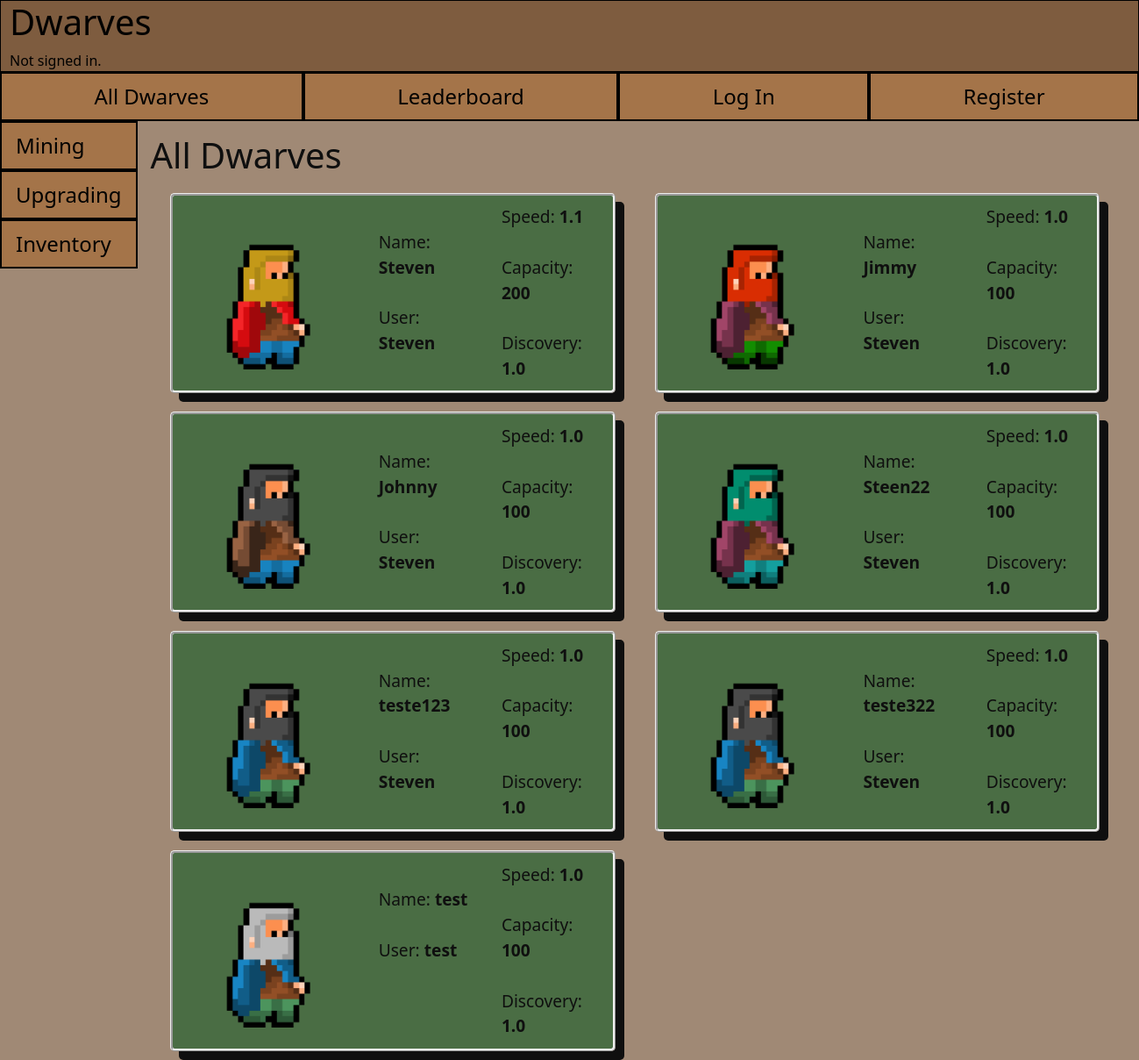
Before: / with the older database file.
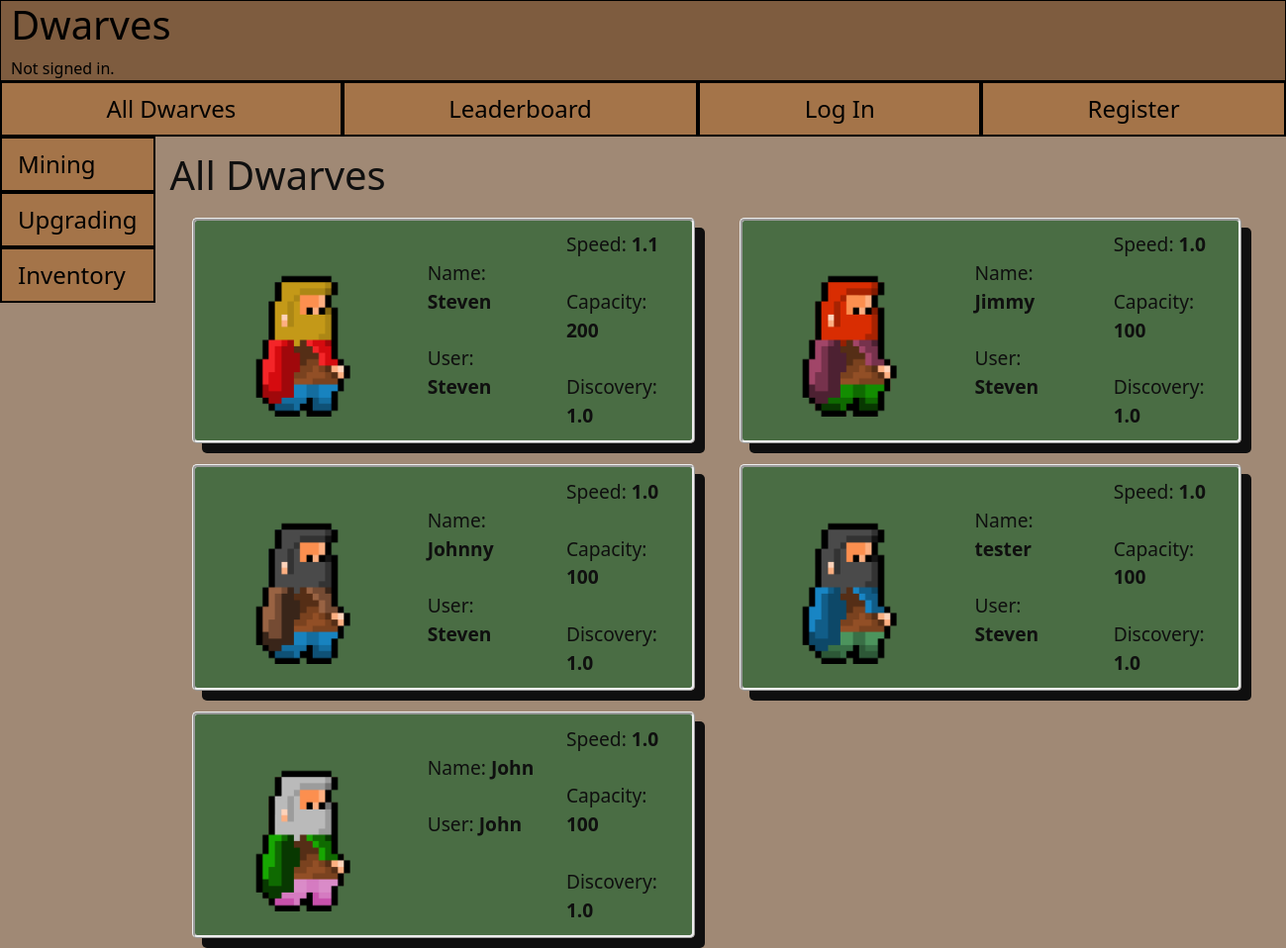
After: the same page with the newer database file.
### dwarves/models.py (models this page shows, shortened)
class Dwarf(models.Model):
    name = models.CharField(max_length=64)
    user = ForeignKey(User, related_name="user_dwarfs", on_delete=CASCADE)
    portrait = models.CharField(max_length=64,default="portrait1.png")
    speed = FloatField(default=1)
    capacity = models.IntegerField(default=100)
    discovery = FloatField(default=1)

class User(AbstractUser):
    gold_obtained = models.IntegerField(default=0)

### dwarves/views.py (the view)
# urls.py: path("", views.all_dwarves, name="all_dwarves"),
def all_dwarves(request):
    dwarves_list = Dwarf.objects.all()
    return render(request, "dwarves/all_dwarves.html", {
        "page_title": "All Dwarves",
        "dwarves": dwarves_list,
    })

### dwarves/templates/dwarves/all_dwarves.html
{% extends "dwarves/layout.html" %}
{% load static %}
{% block body %}
<h1>{{ page_title }}</h1>
    <div class="row">
    {% for dwarf in dwarves %}
    <div class="col-md-6">
        <div style="margin:2%; padding:2%; border-style:ridge; border-radius:5px;
                    box-shadow: 10px 10px; background-color:rgba(9, 88, 33, 0.568)">
            <div class="row">
                <div class="col">
                <img class="main-portrait" src="{% static '/dwarves/media/'|add:dwarf.portrait %}" alt="portrait{{ dwarf.portrait }}">
                </div>
                <div class="col" style="font-size: larger;">
                    <br> Name: <strong>{{ dwarf.name }}</strong> <br> <br>
                    User: <strong>{{ dwarf.user }}</strong>
                </div>
                <div class="col" style="font-size: larger;">
                    Speed: <strong>{{dwarf.speed}}</strong> <br>
                    <br> Capacity: <strong>{{dwarf.capacity}}</strong> <br>
                    <br> Discovery: <strong>{{dwarf.discovery}}</strong>
                </div>
            </div>
        </div>
    </div>
    {% endfor %}
</div>
{% endblock %}

Changed rows visible on the page:
removed Dwarf: portrait (picture), name "Steen22", user "Steven", speed "1.0", capacity "100", discovery "1.0"
removed Dwarf: portrait (picture), name "teste322", user "Steven", speed "1.0", capacity "100", discovery "1.0"
removed Dwarf: portrait (picture), name "test", user "test", speed "1.0", capacity "100", discovery "1.0"
changed Dwarf: name "teste123" → "tester"
added Dwarf: portrait (picture), name "John", user "John", speed "1.0", capacity "100", discovery "1.0"
